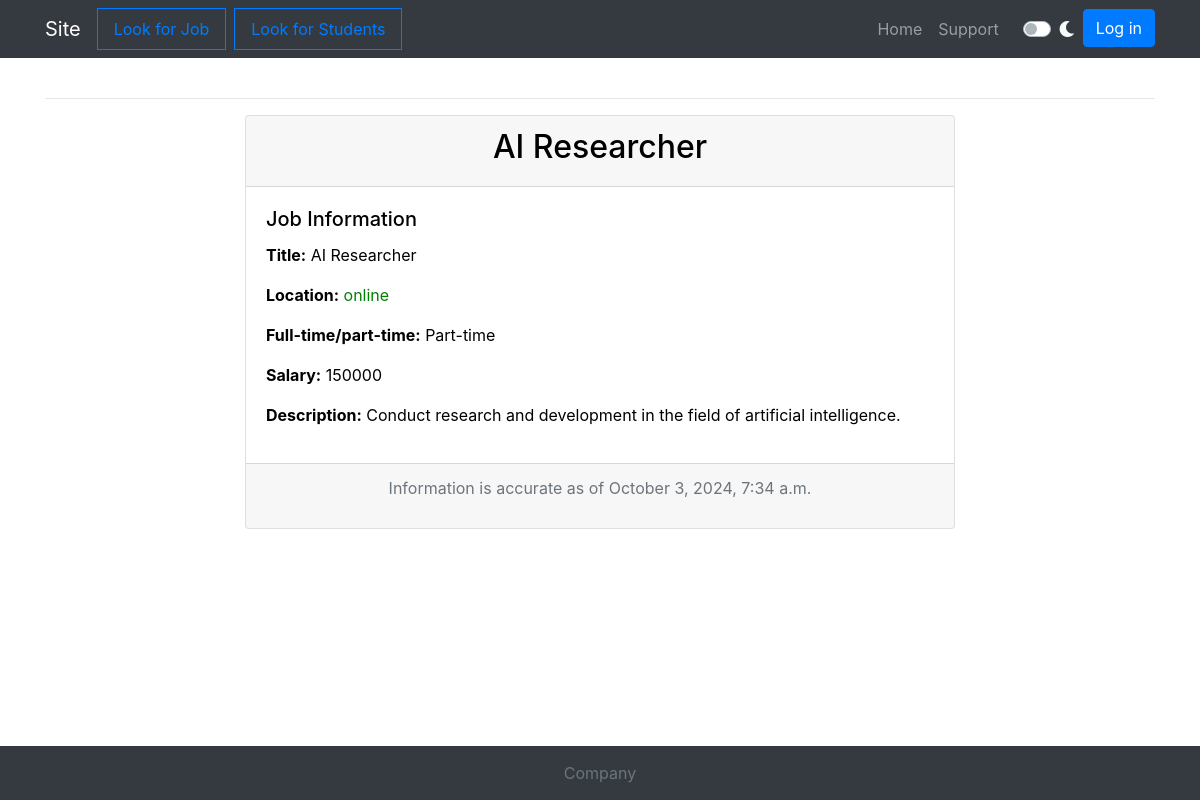
/look_for_job/blank/10_artificial-intelligence-labs_ai-researcher/, run on the app's committed database.
### lookForJob/models.py (models this page shows, shortened)
class Job(models.Model):
    class Status(models.IntegerChoices):
        DRAFT = (0, 'draft blank')
        PUBLISHED = (1, 'published')
    class Meta:
        verbose_name = "Vacancies"
        verbose_name_plural = "Vacancies"
        ordering = ['pk']
    title = models.TextField(max_length=255)
    company = models.TextField(max_length=500, verbose_name='компания')
    on_or_off = models.TextField(max_length=2)
    city = models.TextField(max_length=255, blank=True)
    full_or_part = models.TextField(max_length=10)
    salary = models.IntegerField()
    description = models.TextField(max_length=1000, blank=True)
    created_time = models.DateTimeField(auto_now_add=True)
    changed_time = models.DateTimeField(auto_now=True)
    slug = models.SlugField(max_length=255, unique=True, editable=False)
    is_published = models.BooleanField(default=True)
    objects = models.Manager()
    published = PublishedManager()

### lookForJob/views.py (the view)
# urls.py: path('blank/<slug:job_slug>/', views.job_blank, name='job_blank')
def job_blank(request: HttpRequest, job_slug):
    data = {
        'job' : get_object_or_404(Job, slug = job_slug)
    }
    return render(request, 'lookForJob/job_page.html', data)

### lookForJob/templates/lookForJob/job_page.html
{% extends "../index.html" %}
{% block content %}
<div class="container">
    <div class="row justify-content-center">
        <div class="col-md-8">
            <div class="card">
                <div class="card-header text-center">
                    <h2>{{ job.title }}</h2>
                </div>
                <div class="card-body text-left">
                    <h5 class="card-title">Job Information</h5>
                    <p><strong>Title:</strong> {{ job.title }}</p>
                    <p>
                        <strong>Location:</strong>
                        {% if job.on_or_off == 'ON' %}
                            <span style="color: green;">online</span>
                        {% else %}
                            {{ job.city }}
                        {% endif %}
                    </p>
                    <p><strong>Full-time/part-time:</strong> {{ job.full_or_part }}</p>
                    <p><strong>Salary:</strong> {{ job.salary }}</p>
                    <p><strong>Description:</strong> {{ job.description }}</p>
                </div>
                <div class="card-footer text-muted text-center">
                    <p>Information is accurate as of {{ job.created_time|date:"F j, Y, g:i a" }}</p>
                </div>
            </div>
        </div>
    </div>
</div>
{% endblock %}

### templates/index.html (style rules this page uses)
html, body { height: 100%; }
body { display: flex; flex-direction: column; min-height: 100vh; background-color: #ffffff; color: #000000; transition: background-color 0.3s, color 0.3s; }

### data on the page
Job: title "AI Researcher", full_or_part "Part-time", salary "150000", description "Conduct research and development in the field of artificial intelligence.", created_time "October 3, 2024, 7:34 a.m."
